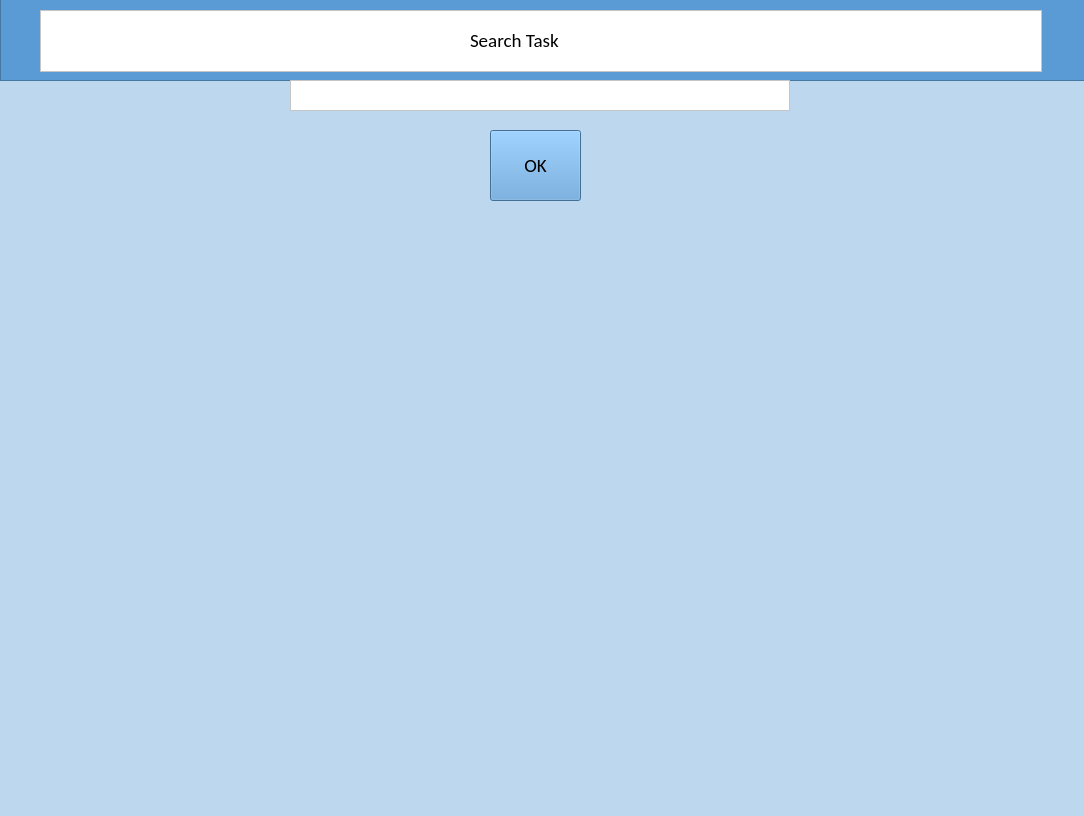
<?xml version="1.0" encoding="UTF-8"?>
<ui version="4.0">
 <class>MainWindow</class>
 <widget class="QMainWindow" name="MainWindow">
  <property name="geometry">
   <rect>
    <x>0</x>
    <y>0</y>
    <width>1084</width>
    <height>816</height>
   </rect>
  </property>
  <property name="sizePolicy">
   <sizepolicy hsizetype="Expanding" vsizetype="Expanding">
    <horstretch>0</horstretch>
    <verstretch>0</verstretch>
   </sizepolicy>
  </property>
  <property name="maximumSize">
   <size>
    <width>1084</width>
    <height>816</height>
   </size>
  </property>
  <property name="font">
   <font>
    <family>Calibri</family>
    <pointsize>14</pointsize>
   </font>
  </property>
  <property name="windowTitle">
   <string>MainWindow</string>
  </property>
  <property name="autoFillBackground">
   <bool>false</bool>
  </property>
  <property name="styleSheet">
   <string notr="true">background-color: rgb(189, 215, 238);
border-color: rgb(170, 170, 255);</string>
  </property>
  <widget class="QWidget" name="centralwidget">
   <widget class="QFrame" name="frame">
    <property name="geometry">
     <rect>
      <x>0</x>
      <y>-10</y>
      <width>1091</width>
      <height>91</height>
     </rect>
    </property>
    <property name="styleSheet">
     <string notr="true">background-color: rgb(91, 155, 213);</string>
    </property>
    <property name="frameShape">
     <enum>QFrame::StyledPanel</enum>
    </property>
    <property name="frameShadow">
     <enum>QFrame::Raised</enum>
    </property>
    <widget class="QFrame" name="frame_2">
     <property name="geometry">
      <rect>
       <x>40</x>
       <y>20</y>
       <width>1002</width>
       <height>62</height>
      </rect>
     </property>
     <property name="styleSheet">
      <string notr="true">border-color: rgb(0, 0, 0);
background-color: rgb(255, 255, 255);</string>
     </property>
     <property name="frameShape">
      <enum>QFrame::StyledPanel</enum>
     </property>
     <property name="frameShadow">
      <enum>QFrame::Raised</enum>
     </property>
     <widget class="QLabel" name="label">
      <property name="geometry">
       <rect>
        <x>430</x>
        <y>10</y>
        <width>140</width>
        <height>40</height>
       </rect>
      </property>
      <property name="font">
       <font>
        <family>Calibri</family>
        <pointsize>14</pointsize>
       </font>
      </property>
      <property name="text">
       <string>Search Task</string>
      </property>
     </widget>
    </widget>
   </widget>
   <widget class="QPlainTextEdit" name="plainTextEdit">
    <property name="geometry">
     <rect>
      <x>290</x>
      <y>80</y>
      <width>500</width>
      <height>31</height>
     </rect>
    </property>
    <property name="styleSheet">
     <string notr="true">background-color: rgb(255, 255, 255);</string>
    </property>
   </widget>
   <widget class="QPushButton" name="okButton">
    <property name="geometry">
     <rect>
      <x>490</x>
      <y>130</y>
      <width>91</width>
      <height>71</height>
     </rect>
    </property>
    <property name="font">
     <font>
      <family>Calibri</family>
      <pointsize>14</pointsize>
     </font>
    </property>
    <property name="styleSheet">
     <string notr="true">background-color: rgb(91, 155, 213);</string>
    </property>
    <property name="text">
     <string>OK</string>
    </property>
   </widget>
  </widget>
  <widget class="QMenuBar" name="menubar">
   <property name="geometry">
    <rect>
     <x>0</x>
     <y>0</y>
     <width>1084</width>
     <height>18</height>
    </rect>
   </property>
  </widget>
  <widget class="QStatusBar" name="statusbar"/>
 </widget>
 <resources/>
 <connections/>
</ui>
